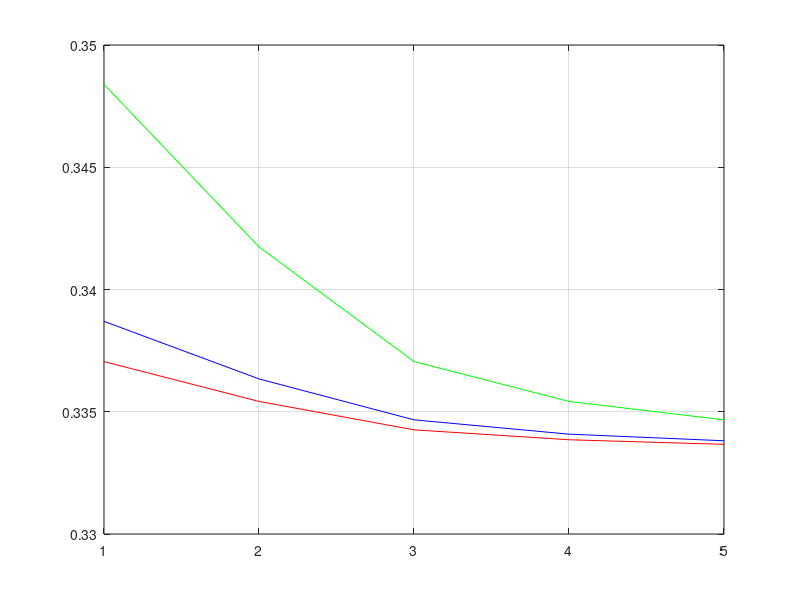

This chart was generated by the following MATLAB code:
Depth=[150 200 300 400 500];
for k=1:5
    d=Depth(k);
    R=50;
    y1(k)=((R/d)*cosh(R/d)-sinh(R/d))*(d/R)^3;
    R=60;
    y2(k)=((R/d)*cosh(R/d)-sinh(R/d))*(d/R)^3;
    
    R=100;
    y3(k)=((R/d)*cosh(R/d)-sinh(R/d))*(d/R)^3;
end

m=1:k;
figure; plot(m, y1, 'r', m, y2, 'b', m, y3, 'g'); grid on